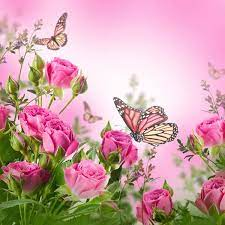
#> input picture 7th OpenCV Python Codes/Input/flower.jpg, 225 x 225 px
$ python 1-2Dfilter.py
#> lines starting #> are read from the running program, lines starting #| are printed output that depends on the picture
import numpy as np
import cv2

image=cv2.imread("Input/flower.jpg", cv2.IMREAD_GRAYSCALE)
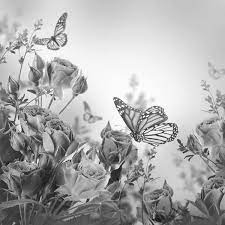
#> image: shape (225, 225); min 3, max 255, mean 172.9

# 1. Edge detection filter
kernel_ed = np.array([[-1 , -1 , -1],
                      [-1 ,  8 , -1],
                      [-1 , -1 , -1]])

# 2. Sharpening filter
kernel_sh = np.array([[0  , -1 ,  0],
                      [-1 ,  5 , -1],
                      [0  , -1 ,  0]])

# 3. Emboss filter
kernel_em = np.array([[-2 , -1 ,  0],
                      [-1 ,  1 ,  1],
                      [0  ,  1 ,  2]])

# 4. Identity filter
kernel_id = np.array([[0  ,  0 ,  0],
                      [0  ,  1 ,  0],
                      [0  ,  0 ,  0]])

# 5. Your filter
my_kernel = np.array([[-1  , 0 ,  -1],
                      [0  ,  5  ,  0],
                      [-1  , 0 ,  -1]])

image_1= cv2.filter2D(image, -1,   kernel_ed)
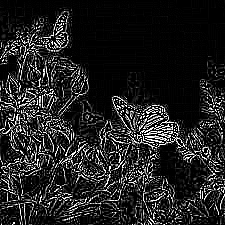
#> image_1: shape (225, 225); min 0, max 255, mean 34.4
image_2= cv2.filter2D(image, -1,   kernel_sh)
image_3= cv2.filter2D(image, -1,   kernel_em)
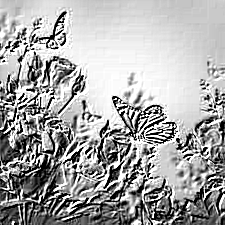
#> image_3: shape (225, 225); min 0, max 255, mean 167.2
image_4= cv2.filter2D(image, -1,   kernel_id)
image_5= cv2.filter2D(image, -1, my_kernel)
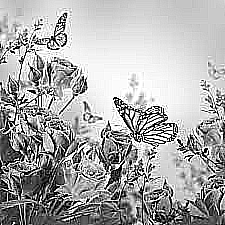
#> image_5: shape (225, 225); min 0, max 255, mean 170.7

# [6 lines of commented-out code are left out]

result_1=np.hstack((image, image_1))
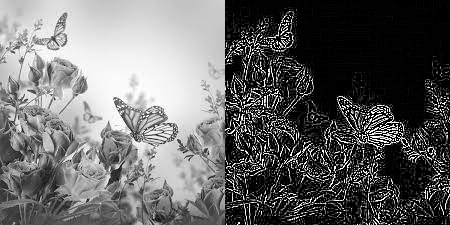
#> result_1: shape (225, 450); min 0, max 255, mean 103.7
result_2=np.hstack((image, image_2))
result_3=np.hstack((image, image_3))
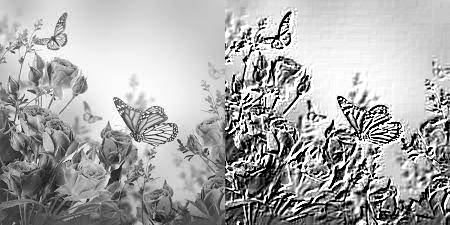
#> result_3: shape (225, 450); min 0, max 255, mean 170.1
result_4=np.hstack((image, image_4))
result_5=np.hstack((image, image_5))
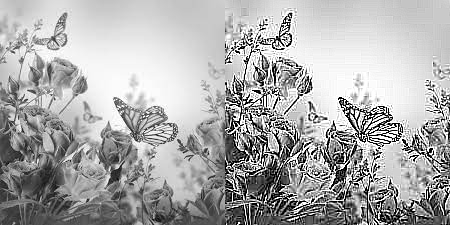
#> result_5: shape (225, 450); min 0, max 255, mean 171.8

# cv2.imshow("result", result_2)
# cv2.waitKey()

cv2.imwrite("Output/2Dfilter_edge_detection.jpg", result_1)
cv2.imwrite("Output/2Dfilter_sharpening.jpg", result_2)
cv2.imwrite("Output/2Dfilter_emboss.jpg", result_3)
cv2.imwrite("Output/2Dfilter_identity.jpg", result_4)
cv2.imwrite("Output/my2Dfilter.jpg", result_5)

$ run again, with 7th OpenCV Python Codes/Input/from_sky.jpg copied over 7th OpenCV Python Codes/Input/flower.jpg
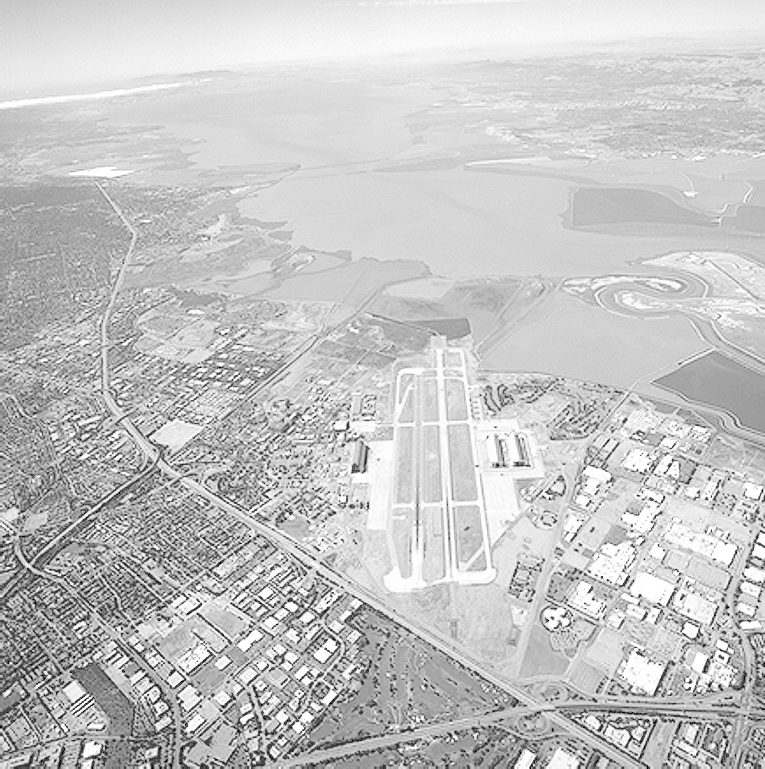
#> input picture 7th OpenCV Python Codes/Input/from_sky.jpg, 765 x 769 px
#> image is the input picture: shape (769, 765); min 0, max 255, mean 197.1
#> `image_1= cv2.filter2D(image, -1,   kernel_ed)`:
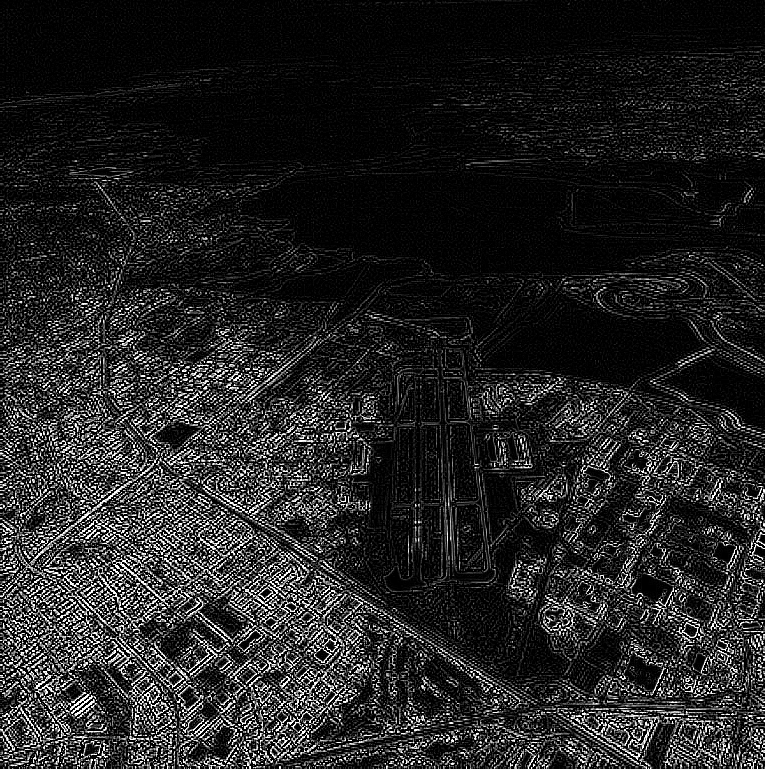
#> image_1: shape (769, 765); min 0, max 255, mean 35.8
#> `result_3=np.hstack((image, image_3))`:
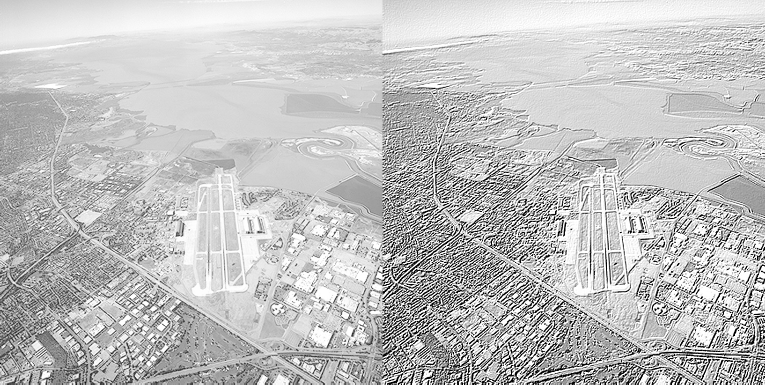
#> result_3: shape (769, 1530) (shown at 1/2 size); min 0, max 255, mean 192.3
